Frame 1 (no input): blank canvas, image omitted
Frame 60 (the mouse pressed at the canvas centre just before this capture): blank canvas, image omitted
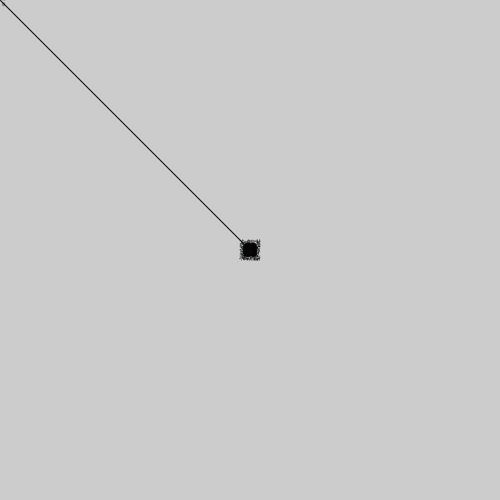
Frame 120 (the mouse held since frame 60 and released just before this capture)

The Processing sketch whose frames 1 and 60 were blank and that drew this single picture after the mouse press (run headless with seeded random() and noise(); from frame 60 on, the mouse is pressed at the canvas centre):

// Processing sketch: processing_11672
// ── processing_11672.pde

void setup() {
  size(500, 500);
  smooth();
}


void draw() {
  if(mousePressed == true){
    blurredLine(pmouseX, pmouseY, mouseX, mouseY);
  }
}


void blurredLine(float x1, float y1, float x2, float y2) {
  //ここから
  line(x1, y1, x2, y2);
  for(int i = 0 ; i < 10 ; i++){
  noStroke();
  fill(random(0,10), random(0,10), random(0,10), random(60, 99));
  ellipse(random(x1-5, x1+5), random(y1-5, y1+5), random(3, 5), random(3, 5));  
  ellipse(random(x2-10, x2+10), random(y2-10, y2+10), random(1, 2), random(1, 2));    
}
  //ここまでを書き替える
}

void keyPressed() {
  //キーボートをクリックしたときに画像を保存
  save("blurredLine.png");
}
